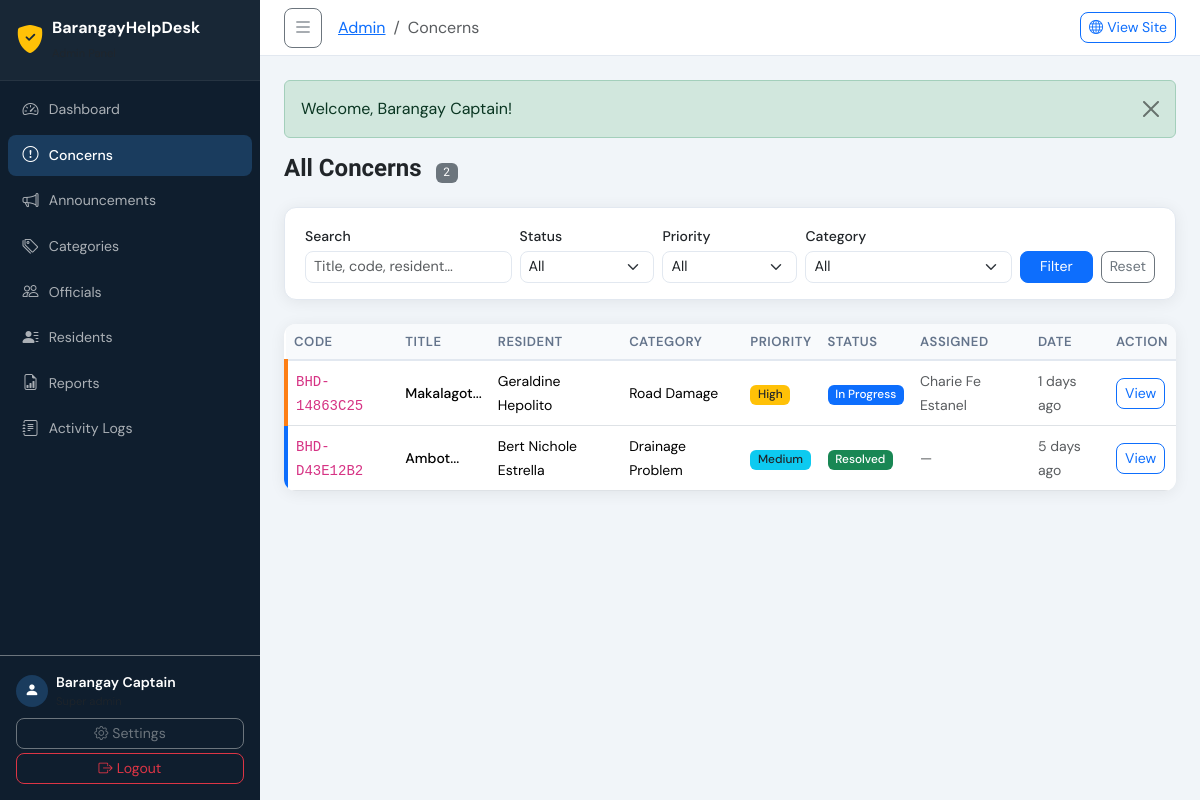
Page /admin/concerns.php (signed in) on the committed database.
### tables this page shows
CREATE TABLE `concerns` (
  `id` int(11) NOT NULL,
  `tracking_code` varchar(20) NOT NULL,
  `user_id` int(11) NOT NULL,
  `category_id` int(11) NOT NULL,
  `title` varchar(255) NOT NULL,
  `description` text NOT NULL,
  `location` varchar(255) DEFAULT NULL,
  `priority` enum('low','medium','high','urgent') DEFAULT 'medium',
  `status` enum('pending','in_progress','resolved','rejected') DEFAULT 'pending',
  `assigned_to` int(11) DEFAULT NULL,
  `resolved_at` datetime DEFAULT NULL,
  `created_at` datetime DEFAULT current_timestamp(),
  `updated_at` datetime DEFAULT current_timestamp() ON UPDATE current_timestamp()
);

CREATE TABLE `users` (
  `id` int(11) NOT NULL,
  `full_name` varchar(150) NOT NULL,
  `email` varchar(150) NOT NULL,
  `password` varchar(255) NOT NULL,
  `phone` varchar(20) DEFAULT NULL,
  `address` text DEFAULT NULL,
  `purok` varchar(100) DEFAULT NULL,
  `profile_photo` varchar(255) DEFAULT NULL,
  `is_active` tinyint(1) DEFAULT 1,
  `created_at` datetime DEFAULT current_timestamp(),
  `updated_at` datetime DEFAULT current_timestamp() ON UPDATE current_timestamp()
);

CREATE TABLE `concern_categories` (
  `id` int(11) NOT NULL,
  `name` varchar(100) NOT NULL,
  `description` text DEFAULT NULL,
  `icon` varchar(50) DEFAULT 'bi-question-circle',
  `is_active` tinyint(1) DEFAULT 1,
  `created_at` datetime DEFAULT current_timestamp()
);

### admin/concerns.php (the view, shortened to what this page needs)
<?php
$pdo = db();
$search   = $_GET['search']   ?? '';
$page     = max(1,(int)($_GET['page']??1));
$where  = "WHERE 1=1";
$params = [];
$total = $pdo->prepare("SELECT COUNT(*) FROM concerns c JOIN users u ON c.user_id=u.id $where");
$total->execute($params); $total=(int)$total->fetchColumn();
$pag = paginate($total,$page);
$stmt = $pdo->prepare("SELECT c.*,cat.name as cat_name,u.full_name as resident,a.full_name as assigned_name,(SELECT COUNT(*) FROM concern_replies WHERE concern_id=c.id AND is_read=0 AND sender_type='user') as unread FROM concerns c JOIN concern_categories cat ON c.category_id=cat.id JOIN users u ON c.user_id=u.id LEFT JOIN admins a ON c.assigned_to=a.id $where ORDER BY FIELD(c.priority,'urgent','high','medium','low'), c.created_at DESC LIMIT ? OFFSET ?");
$stmt->execute(array_merge($params,[$pag['per_page'],$pag['offset']]));
$concerns = $stmt->fetchAll();
include dirname(__DIR__) . '/includes/header_admin.php';
?>
<div class="d-flex align-items-center justify-content-between mb-4 flex-wrap gap-2">
    <h4 class="fw-bold mb-0">All Concerns <span class="badge bg-secondary ms-2"><?= $total ?></span></h4>
</div>
<div class="filter-bar mb-4">
    <form class="row g-2 align-items-end" method="GET">
        <div class="col-md-3">
            <label class="form-label small fw-medium mb-1">Search</label>
            <input type="text" name="search" class="form-control form-control-sm" placeholder="Title, code, resident..." value="<?= htmlspecialchars($search) ?>">
        </div>
        <div class="col-md-2">
            <label class="form-label small fw-medium mb-1">Status</label>
            <select name="status" class="form-select form-select-sm">
                <option value="">All</option>
            </select>
        </div>
        <div class="col-md-2">
            <label class="form-label small fw-medium mb-1">Priority</label>
            <select name="priority" class="form-select form-select-sm">
                <option value="">All</option>
            </select>
        </div>
        <div class="col-md-3">
            <label class="form-label small fw-medium mb-1">Category</label>
            <select name="category" class="form-select form-select-sm">
                <option value="">All</option>
            </select>
        </div>
        <div class="col-md-2 d-flex gap-2">
            <button class="btn btn-sm btn-primary w-100">Filter</button>
            <a href="?" class="btn btn-sm btn-outline-secondary">Reset</a>
        </div>
    </form>
</div>
<div class="admin-table mb-3">
<div class="table-responsive">
<table class="table table-hover align-middle mb-0">
    <thead><tr>
        <th>Code</th><th>Title</th><th>Resident</th><th>Category</th><th>Priority</th><th>Status</th><th>Assigned</th><th>Date</th><th>Action</th>
    </tr></thead>
    <tbody>
    <?php if(empty($concerns)): ?>
        <tr><td colspan="9" class="text-center py-4 text-muted">No concerns found.</td></tr>
    <?php else: ?>
    <?php foreach($concerns as $c): ?>
    <tr class="priority-<?= $c['priority'] ?>">
        <td><code class="small"><?= sanitize($c['tracking_code']) ?></code></td>
        <td>
            <div class="fw-medium small"><?= sanitize(substr($c['title'],0,45)) ?>...</div>
        </td>
        <td><small><?= sanitize($c['resident']) ?></small></td>
        <td><small><?= sanitize($c['cat_name']) ?></small></td>
        <td><?= priorityBadge($c['priority']) ?></td>
        <td><?= statusBadge($c['status']) ?></td>
        <td><small class="text-muted"><?= $c['assigned_name'] ? sanitize($c['assigned_name']) : '—' ?></small></td>
        <td><small class="text-muted"><?= timeAgo($c['created_at']) ?></small></td>
        <td><a href="<?= BASE_URL ?>/admin/concern_detail.php?id=<?= $c['id'] ?>" class="btn btn-sm btn-outline-primary">View</a></td>
    </tr>
    <?php endforeach; ?>
    <?php endif; ?>
    </tbody>
</table>
</div>
</div>
<?php include dirname(__DIR__) . '/includes/footer_admin.php'; ?>

### includes/functions.php (shortened to what this page needs)
<?php
function sanitize($input) {
    return htmlspecialchars(strip_tags(trim((string)$input)), ENT_QUOTES, 'UTF-8');
}
function timeAgo($datetime) {
    $time = time() - strtotime($datetime);
    if ($time < 604800) return floor($time/86400) . ' days ago';
    return formatDate($datetime, 'M d, Y');
}
function priorityBadge($priority) {
    $map = [
        'low'    => ['class' => 'bg-secondary', 'label' => 'Low'],
        'medium' => ['class' => 'bg-info text-dark', 'label' => 'Medium'],
        'high'   => ['class' => 'bg-warning text-dark', 'label' => 'High'],
        'urgent' => ['class' => 'bg-danger', 'label' => 'Urgent'],
    ];
    $p = $map[$priority] ?? $map['medium'];
    return "<span class='badge {$p['class']}'>{$p['label']}</span>";
}
function statusBadge($status) {
    $map = [
        'pending'     => ['class' => 'bg-warning text-dark', 'label' => 'Pending'],
        'in_progress' => ['class' => 'bg-primary',           'label' => 'In Progress'],
        'resolved'    => ['class' => 'bg-success',           'label' => 'Resolved'],
        'rejected'    => ['class' => 'bg-danger',            'label' => 'Rejected'],
    ];
    $s = $map[$status] ?? $map['pending'];
    return "<span class='badge {$s['class']}'>{$s['label']}</span>";
}

### public/css/admin.css (style rules this page uses)
:root { --sidebar-w: 260px; --sidebar-bg: #0f1e2e; --sidebar-hover:#1a3c5e; --topbar-h: 56px; --admin-accent: #f0a500; --admin-border: #e2e8f0; --admin-radius: 12px; --admin-shadow: 0 2px 16px rgba(0,0,0,.07); }
*,*::before,*::after { box-sizing:border-box }
body.admin-body { font-family:'DM Sans',sans-serif;background:#f1f5f9;margin:0;min-height:100vh }
h1,h2,h3,h4,h5,h6 { font-family:'Sora',sans-serif }
.admin-table { background:#fff;border-radius:var(--admin-radius);box-shadow:var(--admin-shadow);overflow:hidden }
.admin-table .table { margin:0 }
.admin-table .table thead th { background:#f8fafc;border-bottom:2px solid var(--admin-border);font-size:.82rem;font-weight:600;text-transform:uppercase;letter-spacing:.04em;color:#64748b;white-space:nowrap }
.filter-bar { background:#fff;border-radius:var(--admin-radius);padding:1rem 1.25rem;box-shadow:var(--admin-shadow);border:1px solid var(--admin-border) }
.form-control,.form-select { border-radius:8px;border:1.5px solid var(--admin-border);font-size:.9rem;transition:border-color .2s,box-shadow .2s }
.btn { border-radius:8px;font-size:.88rem }
.badge { font-size:.74rem;font-weight:500 }
.priority-high { border-left:4px solid #fd7e14!important }
.priority-medium { border-left:4px solid #0d6efd!important }

### rows in the picture
concerns: tracking_code "BHD-14863C25", title "Makalagot", user.full_name "Geraldine Hepolito", category.name "Road Damage", priority "High", status "In Progress", assigned_to.full_name "Charie Fe Estanel", created_at "1 days ago"
concerns: tracking_code "BHD-D43E12B2", title "Ambot", user.full_name "Bert Nichole Estrella", category.name "Drainage Problem", priority "Medium", status "Resolved", created_at "5 days ago"

### other values in the picture
APP_NAME "BarangayHelpDesk"
$adminName "Barangay Captain"
$breadcrumb "Concerns"
$flash['message'] "Welcome, Barangay Captain!"
$total "2"
